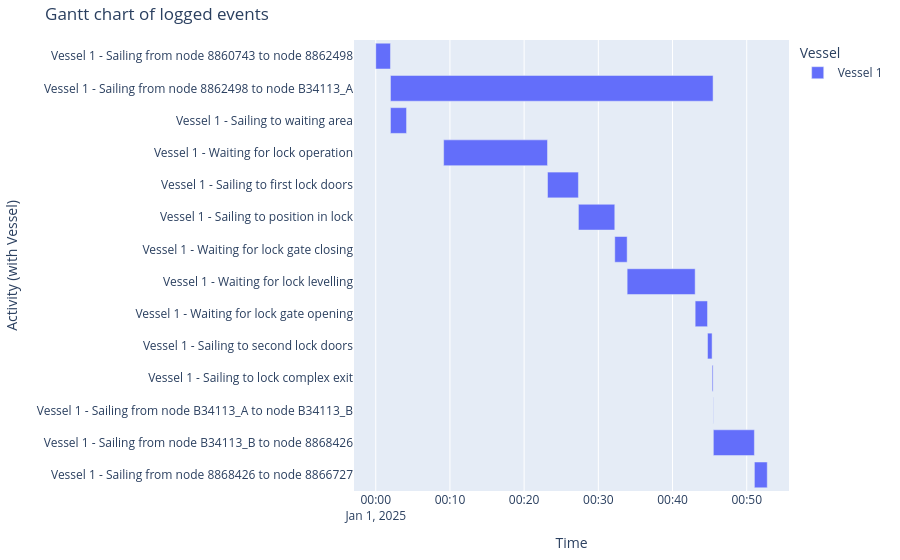

The notebook cell this image was saved under:
### Code cell
generate_vessel_gantt_chart(df_eventtable)

### Figure 1 — Plotly figure (JSON) as saved in the notebook; plotly's stock layout.template omitted (floating-point values rounded to 4 significant figures)
{"data": [{"base": ["2025-01-01T00:00:00.000000000", "2025-01-01T00:01:59.000000000", "2025-01-01T00:01:59.000000000", "2025-01-01T00:09:09.000000000", "2025-01-01T00:23:09.000000000", "2025-01-01T00:27:19.000000000", "2025-01-01T00:32:13.000000000", "2025-01-01T00:33:53.000000000", "2025-01-01T00:43:03.000000000", "2025-01-01T00:44:43.000000000", "2025-01-01T00:45:20.000000000", "2025-01-01T00:45:28.000000000", "2025-01-01T00:45:30.000000000", "2025-01-01T00:51:02.000000000"], "hovertemplate": "object name=Vessel 1<br>start time=%{base}<br>stop time=%{x}<br>activity label=%{y}<extra></extra>", "legendgroup": "Vessel 1", "marker": {"color": "#636efa", "pattern": {"shape": ""}}, "name": "Vessel 1", "orientation": "h", "showlegend": true, "textposition": "auto", "type": "bar", "x": [119000, 2609000, 130000, 840000, 250000, 294000, 100000, 550000, 100000, 37000, 8000, 2000, 332000, 104000], "xaxis": "x", "y": ["Vessel 1 - Sailing from node 8860743 to node 8862498", "Vessel 1 - Sailing from node 8862498 to node B34113_A", "Vessel 1 - Sailing to waiting area", "Vessel 1 - Waiting for lock operation", "Vessel 1 - Sailing to first lock doors", "Vessel 1 - Sailing to position in lock", "Vessel 1 - Waiting for lock gate closing", "Vessel 1 - Waiting for lock levelling", "Vessel 1 - Waiting for lock gate opening", "Vessel 1 - Sailing to second lock doors", "Vessel 1 - Sailing to lock complex exit", "Vessel 1 - Sailing from node B34113_A to node B34113_B", "Vessel 1 - Sailing from node B34113_B to node 8868426", "Vessel 1 - Sailing from node 8868426 to node 8866727"], "yaxis": "y"}], "layout": {"barmode": "overlay", "legend": {"title": {"text": "Vessel"}, "tracegroupgap": 0}, "margin": {"b": 20, "l": 20, "r": 20, "t": 40}, "title": {"text": "Gantt chart of logged events"}, "xaxis": {"anchor": "y", "domain": [0, 1], "title": {"text": "Time"}, "type": "date"}, "yaxis": {"anchor": "x", "autorange": "reversed", "domain": [0, 1], "title": {"text": "Activity (with Vessel)"}}}}
